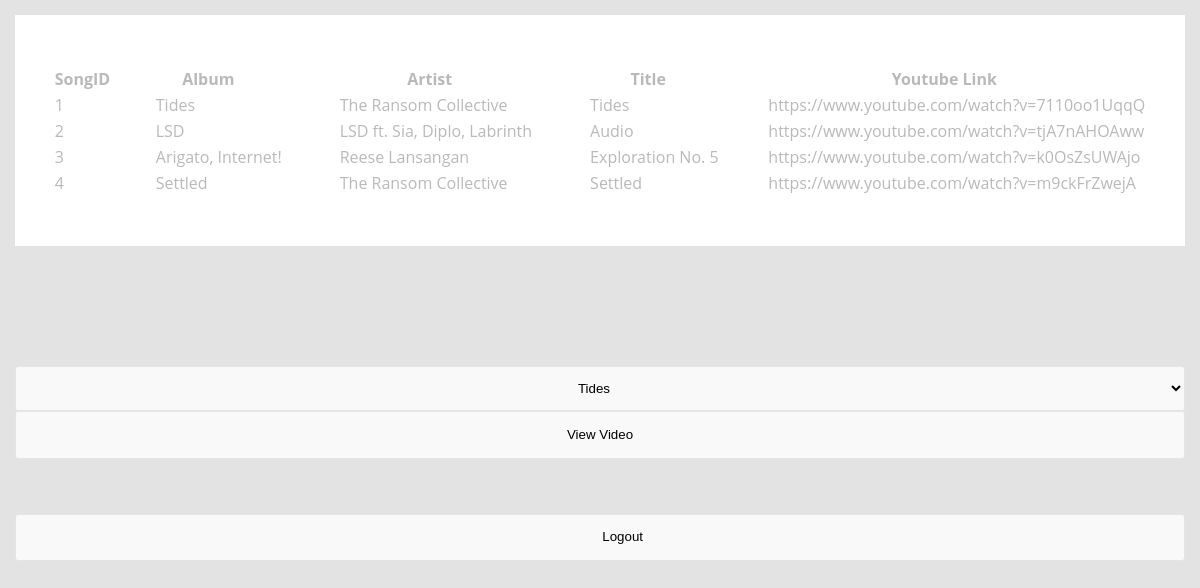
The app's page /songList.php with its own data.
### tables this page shows
CREATE TABLE `mp3s` (
  `id` int(5) NOT NULL,
  `album` varchar(100) NOT NULL,
  `artist` varchar(100) NOT NULL,
  `title` varchar(100) NOT NULL,
  `link` varchar(100) NOT NULL
);

### songList.php (the view, shortened to what this page needs)
<html>
<head>
	<link rel="stylesheet" href="https://cdnjs.cloudflare.com/ajax/libs/normalize/5.0.0/normalize.min.css">
	<link rel='stylesheet prefetch' href='http://maxcdn.bootstrapcdn.com/font-awesome/4.3.0/css/font-awesome.min.css'>
	<link rel="stylesheet" href="css/style.css">
</head>
<body leftmargin="0" topmargin="0" marginwidth="0" marginheight="0">
	<div style="display:flex;justify-content:center;align-items:center;width:100%;height:30%;background-color:white;align:center;">
		<table>
			<tr>
				<th>SongID</th>
				<th>Album</th>
				<th>Artist</th>
				<th>Title</th>
				<th>Youtube Link</th>
			</tr>
			<?php
$conn = mysqli_connect("localhost","root","","music2");
$sql = "SELECT * FROM mp3s";
$sql2 = "SELECT link, title FROM mp3s";
$result = $conn -> query($sql);
$result2 = mysqli_query($conn, $sql2);
if($result -> num_rows > 0 ){
    while($row = $result ->  fetch_assoc()){
        echo "<tr><td>".$row["id"]."&nbsp&nbsp&nbsp</td><td>&nbsp&nbsp&nbsp&nbsp&nbsp&nbsp&nbsp&nbsp&nbsp   ".$row["album"].
        "&nbsp&nbsp&nbsp&nbsp&nbsp</td><td>&nbsp&nbsp&nbsp&nbsp&nbsp&nbsp&nbsp&nbsp".$row["artist"].
        "&nbsp&nbsp&nbsp&nbsp&nbsp</td><td>&nbsp&nbsp&nbsp&nbsp&nbsp&nbsp&nbsp&nbsp".$row["title"].
        "&nbsp&nbsp&nbsp&nbsp&nbsp</td><td>&nbsp&nbsp&nbsp&nbsp&nbsp&nbsp".$row["link"]."</td></tr>";
    }
    echo "</table>";
}
else{
    echo "0 Result";
}
?>
	</div>
	<br>
	<br>
	<div>
		<br>
		<br>
	</div>
	<br>
	<br>
	<div>
		<form method="POST">
			<select name="video" style="width: 100%;">
				<?php while($row1 = mysqli_fetch_array($result2)):;?>
				<option value="<?php echo $row1[0];?>">
					<?php echo $row1[1];?>
				</option>
				<?php endwhile;?>
			</select>
			<br>
			<input type="submit" value="View Video">
		</form>
	</div>
	<br>
	<br>
	<div class="input-group input-group-icon">
		<a href="logout.php">
			<input type="button" value="Logout" autofocus>
		</a>
	</div>
</body>
</html>

### css/style.css (style rules this page uses)
*, *:before, *:after { box-sizing: border-box; }
body { padding: 1em; font-family: 'Open Sans', 'Helvetica Neue', Helvetica, Arial, sans-serif; font-size: 15px; color: #b9b9b9; background-color: #e3e3e3; }
input, input[type="radio"] + label, input[type="checkbox"] + label:before, select option, select { width: 100%; padding: 1em; line-height: 1.4; background-color: #f9f9f9; border: 1px solid #e5e5e5; border-radius: 3px; -webkit-transition: 0.35s ease-in-out; -moz-transition: 0.35s ease-in-out; -o-transition: 0.35s ease-in-out; transition: 0.35s ease-in-out; transition: all 0.35s ease-in-out; }
input[type="radio"] + label, select { display: inline-block; width: 50%; text-align: center; float: left; border-radius: 0; }
select { height: 3.4em; line-height: 2; }
select:first-of-type { border-top-left-radius: 3px; border-bottom-left-radius: 3px; }
select:last-of-type { border-top-right-radius: 3px; border-bottom-right-radius: 3px; }
select option { background-color: #7ed321; color: #fff; }
.input-group { margin-bottom: 1em; zoom: 1; }
.input-group:before, .input-group:after { content: ""; display: table; }
.input-group:after { clear: both; }
.input-group-icon { position: relative; }
.input-group-icon input { padding-left: 4.4em; }

### records on screen
mp3s: id "1", album "Tides", artist "The Ransom Collective", title "Tides", link "https://www.youtube.com/watch?v=7110oo1UqqQ"
mp3s: id "2", album "LSD", artist "LSD ft. Sia, Diplo, Labrinth", title "Audio", link "https://www.youtube.com/watch?v=tjA7nAHOAww"
mp3s: id "3", album "Arigato, Internet!", artist "Reese Lansangan", title "Exploration No. 5", link "https://www.youtube.com/watch?v=k0OsZsUWAjo"
mp3s: id "4", album "Settled", artist "The Ransom Collective", title "Settled", link "https://www.youtube.com/watch?v=m9ckFrZwejA"

### other values on screen
form field video "Tides"
